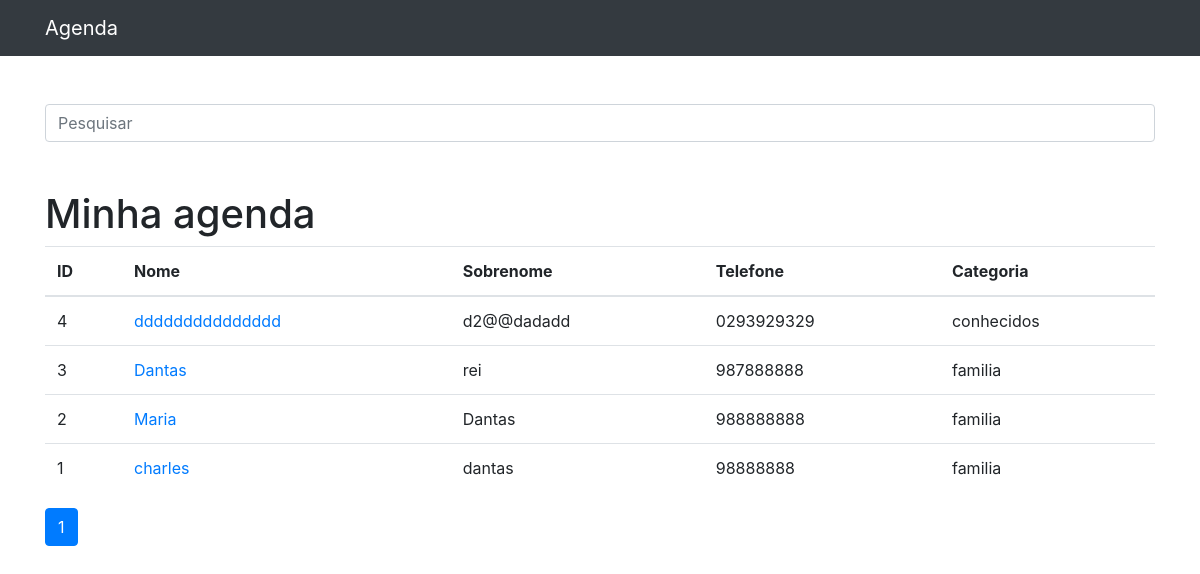
The app's page /, older data.
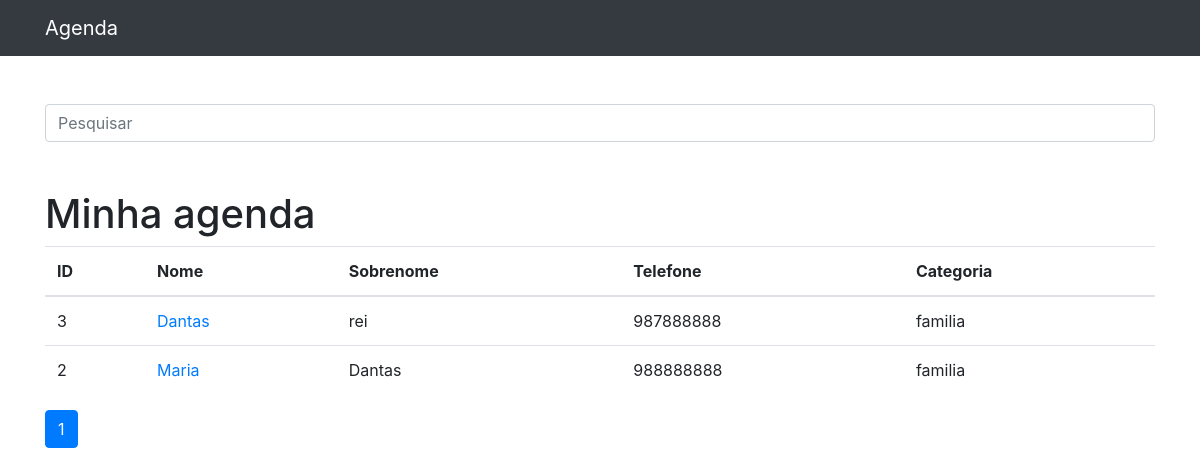
The same page, newer data.
### contatos/models.py (models this page shows, shortened)
class Contato(models.Model):
    nome = models.CharField(max_length=255)
    sobrenome = models.CharField(max_length=255, blank=True)
    telefone = models.CharField(max_length=255)
    email = models.CharField(max_length=255, blank=True)
    data_criacao = models.DateTimeField(default=timezone.now)
    descricao = models.TextField(blank=True)
    categoria = models.ForeignKey(Categoria, on_delete=models.DO_NOTHING)
    mostrar = models.BooleanField(default=True)
    foto = models.ImageField(blank=True, upload_to='fotos/%Y/%m')

class Categoria(models.Model):
    nome = models.CharField(max_length=255)
    def __str__(self):
        return self.nome

### contatos/views.py (the view)
# urls.py: path('', views.index, name='index'),
def index(request):
    contatos = Contato.objects.order_by('-id').filter(
        mostrar=True
    )
    paginator = Paginator(contatos, 5)
    page = request.GET.get('p')
    contatos = paginator.get_page(page)
    return render(request, 'contatos/index.html', {
        'contatos': contatos
    })

### contatos/templates/contatos/index.html
{%extends 'base.html'%}
{% block conteudo %}
<h1 class="mt-5">Minha agenda</h1>
<table class="table">
  <thead>
    <tr>
      <th> ID </th>
      <th>Nome</th>
      <th>Sobrenome</th>
      <th>Telefone</th>
      <th>Categoria</th>
    </tr>
  </thead>
  <tbody>
    {% for contato in contatos %}
      <tr>
        <td> {{contato.id}} </td>
        <td>
          <a href="{% url 'ver_contato' contato.id %}"> {{contato.nome}}</a>
        </td>
        <td>{{contato.sobrenome}}</td>
        <td>{{contato.telefone}}</td>
        <td>{{contato.categoria}}</td>
      </tr>
    {% endfor %}
  </tbody>
</table>
<nav aria-label="Navegação de página exemplo">
  <ul class="pagination">
    {% for pagina in contatos.paginator.page_range  %}
      {% if contatos.number == pagina %}
        <li class="page-item active">
          <a class="page-link" href="?p={{ pagina }}">{{ pagina }}</a>
        </li>
        {% else %}
        <li class="page-item">
          <a class="page-link" href="?p={{ pagina }}">{{ pagina }}</a>
        </li>
        {%endif%}
    {% endfor %}
  </ul>
</nav>
{% endblock %}

### templates/base.html (shortened to what this page needs)
{% load static %}
<!DOCTYPE html>
<html lang="pt">
<head>
  {% include 'parciais/_head.html' %}
</head>
<body>
  {% include 'parciais/_nav.html' %}
  <div class="container">
    <div class="row">
      <div class="col-lg-12">
        <br><br>
        {% if 'accounts' not in request.path %}
        <form action="{% url 'busca' %}" method="get">
          <div class="form-group row">
            <div class="col-12">
              <input class="form-control"
                type="search" value="{{request.GET.termo}}"
                id="search-input"
                placeholder="Pesquisar"
                name="termo">
        </form>
        {%  endif %}
      </div>
    </div>
    {%block conteudo%} {%endblock%}
  </div>
</body>
</html>

### templates/parciais/_head.html (shortened to what this page needs)
{% load static %}
  <link href="{% static 'vendor/bootstrap/css/bootstrap.min.css' %}" rel="stylesheet">

### templates/parciais/_nav.html (shortened to what this page needs)
{%load static%}
<nav class="navbar navbar-expand-lg navbar-dark bg-dark static-top">
  <div class="container">
    <a class="navbar-brand" href="{% url 'index' %}">Agenda</a>
  </div>
</nav>

Row changes from the older to the newer data that the page shows:
no longer on this page (row edited): Contato: id "4", nome "ddddddddddddddd", sobrenome "d2@@dadadd", telefone "0293929329", categoria "conhecidos"
no longer on this page (row edited): Contato: id "1", nome "charles", sobrenome "dantas", telefone "98888888", categoria "familia"
